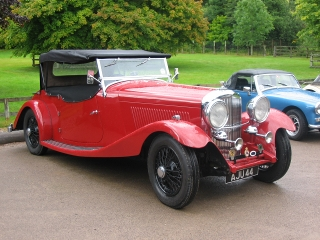
#> input picture CS4442_a3/carski.jpeg, 320 x 240 px
$ python canny_edge_test.py
#> lines starting #> are read from the running program, lines starting #| are printed output that depends on the picture; after the words box and inside, x2 and y2 are one past the last pixel; in counts of white or black regions, pixels touching at a corner belong together
### CS4442_a3/canny_edge_class.py
# Student: Matvey Skripchenko
# Student number: 250899673

from scipy import ndimage
from scipy.ndimage.filters import convolve
import numpy as np


class cannyEdge:

    # Declaring all the needed variable for the cannyEdge object
    def __init__(self, img, sigma, low_threshold, high_threshold, kernel_dim=3, weak_pix=100, strong_pix=255):

        self.img = img
        self.img_finale = []
        self.img_smoothed_out = None
        self.gradient_matrix = None
        self.angle_matrix = None
        self.non_max_sup_img = None
        self.threshold_img = None
        self.weak_pix = weak_pix
        self.strong_pix = strong_pix
        self.sigma = sigma
        self.kernel_dim = kernel_dim
        self.low_t = low_threshold
        self.high_t = high_threshold
        return

    # Gaussian kernel method declaration
    # Will be used for noise reduction and I will choose
    # the kernel size to be 3x3 dimension.
    # Important to note that the smaller the kernel size, the less
    # visible the blur(noise) will be. The smallest we can go is 3x3.
    def gaussian(self, size, sigma=1):

        size = int(size) // 2    # maybe change to int(size)
        x, y = np.mgrid[-size:size+1, -size:size+1]
        norm = 1 / (2.0 * np.pi * sigma**2)
        gauss_kernel = np.exp(-((x**2 + y**2) / (2.0*sigma**2))) * norm
        return gauss_kernel

    # Method for gradient calculation: gradient magnitude and
    # slope of the gradient. This will be used for detecting the
    # edge intensity and its direction. So, we apply Sobel filters
    # that will highlight the intensity change in x and y directions.
    # So, we convolve the image with Sobel edge detection filter
    def sobels(self, im):

        k_x_dir = np.array([[-1, 0, 1], [-2, 0, 2], [-1, 0, 1]], np.float32)
        k_y_dir = np.array([[1, 2, 1], [0, 0, 0], [-1, -2, -1]], np.float32)

        i_x = ndimage.filters.convolve(im, k_x_dir)
        i_y = ndimage.filters.convolve(im, k_y_dir)

        g_val = np.hypot(i_x, i_y)
        g_val = g_val / g_val.max() * 255
        theta_angle = np.arctan2(i_y, i_x)

        return g_val, theta_angle


    # Non max suppression method will thin out the edges.
    # Thus, it needs to go through all gradient intensity
    # matrix point and pick the pixels the max values in
    # the directions of the edge at scope. This is done
    # for the purpose of achieving the same intensity of
    # the edges.
    def non_max_suppress(self, im, D):

        M, N = im.shape
        processed_img = np.zeros((M,N), dtype=np.int32)
        ang = D * 180. / np.pi                  # might need 180. /
        ang[ang < 0] += 180

        for i in range(1, M-1):
            for j in range(1, N-1):
                try:
                    q_val = 255
                    r_val = 255

                    # 0 degree angle
                    if (0 <= ang[i,j] < 22.5) or (157.5 <= ang[i,j] <= 180):
                        q_val = im[i, j+1]
                        r_val = im[i, j-1]

                    # 45 degree angle
                    elif 22.5 <= ang[i,j] < 67.5:
                        q_val = im[i+1, j-1]
                        r_val = im[i-1, j+1]

                    # 90 degree angle
                    elif 67.5 <= ang[i,j] < 112.5:
                        q_val = im[i+1, j]
                        r_val = im[i-1, j]

                    # 135 degree angle
                    elif 112.5 <= ang[i,j] < 157.5:
                        q_val = im[i-1, j-1]
                        r_val = im[i+1, j+1]

                    # final step
                    if (im[i,j] >= q_val) and (im[i,j] >= r_val):
                        processed_img[i,j] = im[i,j]
                    else:
                        processed_img[i,j] = 0

                except IndexError as e:
                    pass

        return processed_img

    # This method will be used for identifying the weak,
    # strong and irrelevant pixels. Thus, only weak and strong
    # pixels are of interest here (the ones that will be included).
    #
    # If the intensity of the pixel is lower than the given low
    # threshold, then it is irrelevant.
    # If the intensity of the pixel is higher than the given high
    # threshold, then it will be the strong pixel.
    # If the intensity of the pixel is in the interval between the
    # given low and high thresholds, then it will be the weak pixel.
    # But, for better identifying the weak ones, hysteresis will later
    # be used.
    def threshold(self, im):

        high_t = im.max() * self.high_t
        low_t = high_t * self.low_t

        M, N = im.shape
        final = np.zeros((M,N), dtype=np.int32)

        strong_val = np.int32(self.strong_pix)
        weak_val = np.int32(self.weak_pix)


        # Collecting the values for appropriate pixels
        strong_pix_i, strong_pix_j = np.where(im >= high_t)
        weak_pix_i, weak_pix_j = np.where((im <= high_t) & (im >= low_t))

        irrelev_i, irrelev_j = np.where(im < low_t) # technically do not need this


        final[strong_pix_i, strong_pix_j] = strong_val
        final[weak_pix_i, weak_pix_j] = weak_val

        return final

    # As mentioned previously, this method will be used
    # for transforming weak pixels into strong ones.
    # This is achieved by checking whether there is
    # at least one of pixels around the one at scope is
    # a strong pixel.
    def hysteresis(self, im):

        M, N = im.shape
        weak_val = self.weak_pix
        strong_val = self.strong_pix

        for i in range(1, M-1):
            for j in range(1, N-1):

                if im[i,j] == weak_val:
                    try:

                        if (im[i+1, j-1] == strong_val) or (im[i+1, j] == strong_val) or (im[i+1, j+1] == strong_val) or (im[i, j-1] == strong_val) or (im[i, j+1] == strong_val) or (im[i-1, j-1] == strong_val) or (im[i-1, j] == strong_val) or (im[i-1, j+1] == strong_val):
                            im[i, j] = strong_val
                        else:
                            im[i, j] = 0

                    except IndexError as e:
                        pass

        return im

    # Collecting and putting everything together to
    # get the required binary image
    def detector(self):

        for i, im in enumerate(self.img):

            self.img_smoothed_out = convolve(im, self.gaussian(self.kernel_dim, self.sigma))
            self.gradient_matrix, self.angle_matrix = self.sobels(self.img_smoothed_out)
            self.non_max_sup_img = self.non_max_suppress(self.gradient_matrix, self.angle_matrix)
            self.threshold_img = self.threshold(self.non_max_sup_img)
            final_image = self.hysteresis(self.threshold_img)
            self.img_finale.append(final_image)

        return self.img_finale

### CS4442_a3/canny_edge_test.py
# Student: Matvey Skripchenko
# Student number: 250899673

import canny_edge_class as canny
import matplotlib.pyplot as plt

# Will be used to put everything together
img = []

# Extracting our image
im = plt.imread('carski.jpeg')
#> im is the input picture: shape (240, 320, 3); mean R, G, B 126.7, 113.1, 92.2

# Even though we are already given the greyscale image
# for the assignment, I have still decided to implement
# this part so that any image can be used
r, g, b = im[:, :, 0], im[:, :, 1], im[:, :, 2]
img_gray = 0.2989 * r + 0.5870 * g + 0.1140 * b
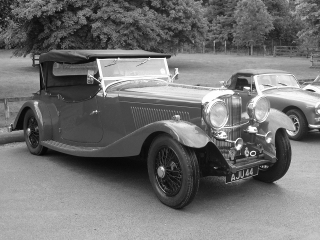
#> img_gray: shape (240, 320) float64; min 5.77, max 255, mean 114.8

img.append(img_gray)

# Creating our cranny edge object with the specified values
# CAN CHANGE THE VALUES HERE IF YOU LIKE
detector_obj = canny.cannyEdge(img, sigma=1.4, low_threshold=0.09, high_threshold=0.17)
#> in __init__, `self.img = img`: self.img = 1 item

# Obtaining the final image
img_finale = detector_obj.detector()
#> the loop in detector, `for i, im in enumerate(self.img): ` made 1 pass
#> (size in gaussian, x in gaussian, y in gaussian, norm in gaussian, k_x_dir in sobels, k_y_dir in sobels) on pass 1: (1, [[-1, -1, -1], [0, 0, 0], [1, 1, 1]], [[-1, 0, 1], [-1, 0, 1], [-1, 0, 1]], 0.0812, [[-1, 0, 1], [-2, 0, 2], [-1, 0, 1]], [[1, 2, 1], [0, 0, 0], [-1, -2, -1]])
#> pass 1, in detector, `self.img_smoothed_out = convolve(im, self.gaussian(self.kernel_dim, se..`:
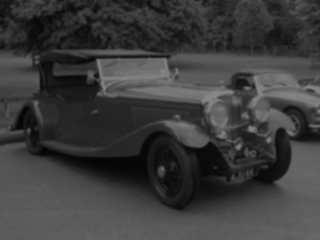
#> self.img_smoothed_out: shape (240, 320) float64; min 4.39, max 134.2, mean 60.6
#> pass 1, in sobels, `i_x = ndimage.filters.convolve(im, k_x_dir)`:
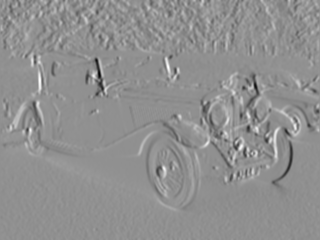
#> i_x: shape (240, 320) float64; min -301.9, max 231, mean -0.2; drawn with min black and max white
#> pass 1, in sobels, `i_y = ndimage.filters.convolve(im, k_y_dir)`:
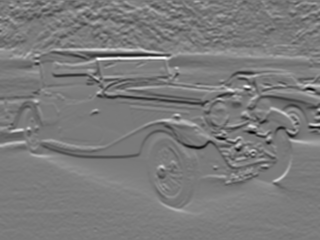
#> i_y: shape (240, 320) float64; min -269.2, max 290.4, mean 1.6; drawn with min black and max white
#> pass 1, in sobels, `g_val = np.hypot(i_x, i_y)`:
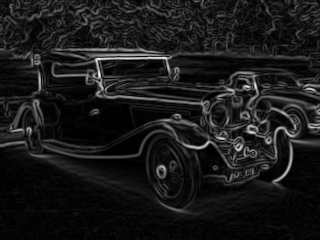
#> g_val: shape (240, 320) float64; min 0.0232, max 307.7, mean 31; drawn with min black and max white
#> after the loop in detector, `for i, im in enumerate(self.img):`:
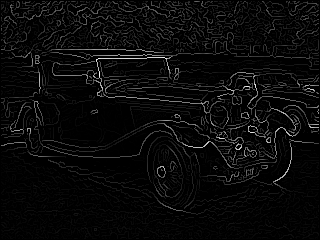
#> self.non_max_sup_img: shape (240, 320) int32; min 0, max 255, mean 10.1
#> after the loop in detector, `for i, im in enumerate(self.img):`:
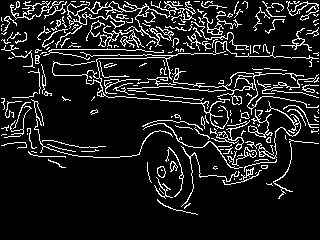
#> self.threshold_img: shape (240, 320) int32; 11.5% white in thin lines or dots, all inside (x1, y1, x2, y2) = (1, 1, 319, 215)
#> img_finale = 1 item


for i, im in enumerate(img_finale):
    if im.shape[0] == 3:
        im = im.transpose(1,2,0)

    plt.imshow(im, cmap='gray')
#> this loop made 1 pass

plt.show()
